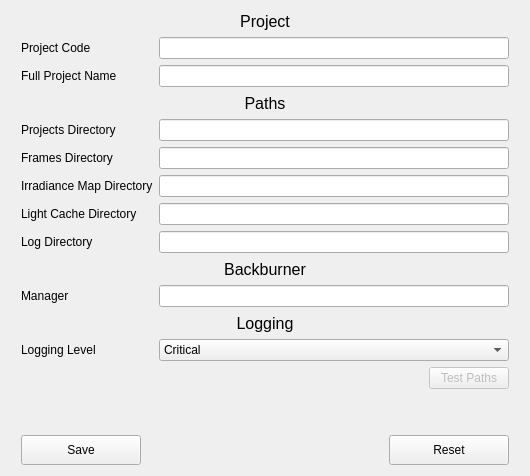
  <widget class="QWidget" name="config_tbdg">
   <attribute name="title">
    <string>Configuration</string>
   </attribute>
   <layout class="QVBoxLayout" name="verticalLayout_2">
    <item>
     <layout class="QVBoxLayout" name="verticalLayout">
      <property name="sizeConstraint">
       <enum>QLayout::SetDefaultConstraint</enum>
      </property>
      <property name="leftMargin">
       <number>10</number>
      </property>
      <property name="topMargin">
       <number>0</number>
      </property>
      <property name="rightMargin">
       <number>10</number>
      </property>
      <property name="bottomMargin">
       <number>0</number>
      </property>
      <item>
       <layout class="QFormLayout" name="formLayout_paths">
        <item row="1" column="0">
         <widget class="QLabel" name="label_project_projectCode">
          <property name="minimumSize">
           <size>
            <width>100</width>
            <height>0</height>
           </size>
          </property>
          <property name="text">
           <string>Project Code</string>
          </property>
          <property name="buddy">
           <cstring>config_project_projectCode_le</cstring>
          </property>
         </widget>
        </item>
        <item row="1" column="1">
         <widget class="QLineEdit" name="config_project_projectCode_le">
          <property name="sizePolicy">
           <sizepolicy hsizetype="Expanding" vsizetype="Fixed">
            <horstretch>0</horstretch>
            <verstretch>0</verstretch>
           </sizepolicy>
          </property>
          <property name="minimumSize">
           <size>
            <width>350</width>
            <height>0</height>
           </size>
          </property>
         </widget>
        </item>
        <item row="2" column="1">
         <widget class="QLineEdit" name="config_project_fullName_le">
          <property name="minimumSize">
           <size>
            <width>350</width>
            <height>0</height>
           </size>
          </property>
         </widget>
        </item>
        <item row="4" column="0">
         <widget class="QLabel" name="label_paths_projectsDirectory">
          <property name="minimumSize">
           <size>
            <width>100</width>
            <height>0</height>
           </size>
          </property>
          <property name="text">
           <string>Projects Directory</string>
          </property>
          <property name="buddy">
           <cstring>config_paths_projectsDirectory_le</cstring>
          </property>
         </widget>
        </item>
        <item row="4" column="1">
         <widget class="QLineEdit" name="config_paths_projectsDirectory_le">
          <property name="minimumSize">
           <size>
            <width>350</width>
            <height>0</height>
           </size>
          </property>
         </widget>
        </item>
        <item row="5" column="0">
         <widget class="QLabel" name="label_paths_framesDirectory">
          <property name="sizePolicy">
           <sizepolicy hsizetype="Expanding" vsizetype="Preferred">
            <horstretch>0</horstretch>
            <verstretch>0</verstretch>
           </sizepolicy>
          </property>
          <property name="minimumSize">
           <size>
            <width>100</width>
            <height>0</height>
           </size>
          </property>
          <property name="text">
           <string>Frames Directory</string>
          </property>
          <property name="buddy">
           <cstring>config_paths_framesDirectory_le</cstring>
          </property>
         </widget>
        </item>
        <item row="5" column="1">
         <widget class="QLineEdit" name="config_paths_framesDirectory_le">
          <property name="minimumSize">
           <size>
            <width>350</width>
            <height>0</height>
           </size>
          </property>
         </widget>
        </item>
        <item row="6" column="0">
         <widget class="QLabel" name="label_paths_irradianceMapDirectory">
          <property name="minimumSize">
           <size>
            <width>100</width>
            <height>0</height>
           </size>
          </property>
          <property name="text">
           <string>Irradiance Map Directory</string>
          </property>
          <property name="buddy">
           <cstring>config_paths_irradianceMapDirectory_le</cstring>
          </property>
         </widget>
        </item>
        <item row="6" column="1">
         <widget class="QLineEdit" name="config_paths_irradianceMapDirectory_le">
          <property name="minimumSize">
           <size>
            <width>350</width>
            <height>0</height>
           </size>
          </property>
         </widget>
        </item>
        <item row="7" column="0">
         <widget class="QLabel" name="label_paths_lightCacheDirectory">
          <property name="minimumSize">
           <size>
            <width>100</width>
            <height>0</height>
           </size>
          </property>
          <property name="text">
           <string>Light Cache Directory</string>
          </property>
          <property name="buddy">
           <cstring>config_paths_lightCacheDirectory_le</cstring>
          </property>
         </widget>
        </item>
        <item row="7" column="1">
         <widget class="QLineEdit" name="config_paths_lightCacheDirectory_le">
          <property name="minimumSize">
           <size>
            <width>350</width>
            <height>0</height>
           </size>
          </property>
         </widget>
        </item>
        <item row="8" column="0">
         <widget class="QLabel" name="label_paths_logDirectory">
          <property name="minimumSize">
           <size>
            <width>100</width>
            <height>0</height>
           </size>
          </property>
          <property name="text">
           <string>Log Directory</string>
          </property>
          <property name="buddy">
           <cstring>config_paths_logDirectory_le</cstring>
          </property>
         </widget>
        </item>
        <item row="8" column="1">
         <widget class="QLineEdit" name="config_paths_logDirectory_le">
          <property name="minimumSize">
           <size>
            <width>350</width>
            <height>0</height>
           </size>
          </property>
          <property name="text">
           <string/>
          </property>
         </widget>
        </item>
        <item row="2" column="0">
         <widget class="QLabel" name="label_project_fullName">
          <property name="sizePolicy">
           <sizepolicy hsizetype="Expanding" vsizetype="Preferred">
            <horstretch>0</horstretch>
            <verstretch>0</verstretch>
           </sizepolicy>
          </property>
          <property name="minimumSize">
           <size>
            <width>100</width>
            <height>0</height>
           </size>
          </property>
          <property name="text">
           <string>Full Project Name</string>
          </property>
          <property name="buddy">
           <cstring>config_project_fullName_le</cstring>
          </property>
         </widget>
        </item>
        <item row="10" column="1">
         <widget class="QLineEdit" name="config_backburner_manager_le">
          <property name="minimumSize">
           <size>
            <width>350</width>
            <height>0</height>
           </size>
          </property>
         </widget>
        </item>
        <item row="10" column="0">
         <widget class="QLabel" name="label_backburner_manager">
          <property name="minimumSize">
           <size>
            <width>100</width>
            <height>0</height>
           </size>
          </property>
          <property name="text">
           <string>Manager</string>
          </property>
          <property name="buddy">
           <cstring>config_backburner_manager_le</cstring>
          </property>
         </widget>
        </item>
        <item row="12" column="1">
         <widget class="QComboBox" name="config_logging_loggingLevel_cmbx">
          <property name="editable">
           <bool>false</bool>
          </property>
          <item>
           <property name="text">
            <string>Critical</string>
           </property>
          </item>
          <item>
           <property name="text">
            <string>Error</string>
           </property>
          </item>
          <item>
           <property name="text">
            <string>Warning</string>
           </property>
          </item>
          <item>
           <property name="text">
            <string>Info</string>
           </property>
          </item>
          <item>
           <property name="text">
            <string>Debug</string>
           </property>
          </item>
         </widget>
        </item>
        <item row="12" column="0">
         <widget class="QLabel" name="label_logging_loggingLevel">
          <property name="minimumSize">
           <size>
            <width>100</width>
            <height>0</height>
           </size>
          </property>
          <property name="text">
           <string>Logging Level</string>
          </property>
          <property name="buddy">
           <cstring>config_logging_loggingLevel_cmbx</cstring>
          </property>
         </widget>
        </item>
        <item row="0" column="0" colspan="2">
         <widget class="QLabel" name="label_project">
          <property name="minimumSize">
           <size>
            <width>0</width>
            <height>20</height>
           </size>
          </property>
          <property name="maximumSize">
           <size>
            <width>16777215</width>
            <height>200</height>
           </size>
          </property>
          <property name="font">
           <font>
            <pointsize>12</pointsize>
           </font>
          </property>
          <property name="text">
           <string>Project</string>
          </property>
          <property name="alignment">
           <set>Qt::AlignCenter</set>
          </property>
         </widget>
        </item>
        <item row="3" column="0" colspan="2">
         <widget class="QLabel" name="label_paths">
          <property name="minimumSize">
           <size>
            <width>0</width>
            <height>20</height>
           </size>
          </property>
          <property name="maximumSize">
           <size>
            <width>16777215</width>
            <height>200</height>
           </size>
          </property>
          <property name="font">
           <font>
            <pointsize>12</pointsize>
           </font>
          </property>
          <property name="text">
           <string>Paths</string>
          </property>
          <property name="alignment">
           <set>Qt::AlignCenter</set>
          </property>
         </widget>
        </item>
        <item row="9" column="0" colspan="2">
         <widget class="QLabel" name="label_backburner">
          <property name="minimumSize">
           <size>
            <width>0</width>
            <height>20</height>
           </size>
          </property>
          <property name="maximumSize">
           <size>
            <width>16777215</width>
            <height>200</height>
           </size>
          </property>
          <property name="font">
           <font>
            <pointsize>12</pointsize>
           </font>
          </property>
          <property name="text">
           <string>Backburner</string>
          </property>
          <property name="alignment">
           <set>Qt::AlignCenter</set>
          </property>
         </widget>
        </item>
        <item row="11" column="0" colspan="2">
         <widget class="QLabel" name="label_logging">
          <property name="minimumSize">
           <size>
            <width>0</width>
            <height>20</height>
           </size>
          </property>
          <property name="maximumSize">
           <size>
            <width>16777215</width>
            <height>200</height>
           </size>
          </property>
          <property name="font">
           <font>
            <pointsize>12</pointsize>
           </font>
          </property>
          <property name="text">
           <string>Logging</string>
          </property>
          <property name="alignment">
           <set>Qt::AlignCenter</set>
          </property>
         </widget>
        </item>
       </layout>
      </item>
      <item>
       <layout class="QHBoxLayout" name="horizontalLayout_6">
        <item>
         <spacer name="horizontalSpacer_4">
          <property name="orientation">
           <enum>Qt::Horizontal</enum>
          </property>
          <property name="sizeHint" stdset="0">
           <size>
            <width>40</width>
            <height>20</height>
           </size>
          </property>
         </spacer>
        </item>
        <item>
         <widget class="QPushButton" name="config_test_btn">
          <property name="enabled">
           <bool>false</bool>
          </property>
          <property name="text">
           <string>Test Paths</string>
          </property>
          <property name="checkable">
           <bool>false</bool>
          </property>
         </widget>
        </item>
       </layout>
      </item>
      <item>
       <spacer name="verticalSpacer">
        <property name="orientation">
         <enum>Qt::Vertical</enum>
        </property>
        <property name="sizeHint" stdset="0">
         <size>
          <width>20</width>
          <height>40</height>
         </size>
        </property>
       </spacer>
      </item>
      <item>
       <layout class="QHBoxLayout" name="horizontalLayout_config_controlButtons">
        <item>
         <widget class="QPushButton" name="config_save_btn">
          <property name="minimumSize">
           <size>
            <width>120</width>
            <height>30</height>
           </size>
          </property>
          <property name="text">
           <string>Save</string>
          </property>
         </widget>
        </item>
        <item>
         <spacer name="horizontal_spacer_config_controlButtons">
          <property name="orientation">
           <enum>Qt::Horizontal</enum>
          </property>
          <property name="sizeType">
           <enum>QSizePolicy::Expanding</enum>
          </property>
          <property name="sizeHint" stdset="0">
           <size>
            <width>10</width>
            <height>20</height>
           </size>
          </property>
         </spacer>
        </item>
        <item>
         <widget class="QPushButton" name="config_reset_btn">
          <property name="minimumSize">
           <size>
            <width>120</width>
            <height>30</height>
           </size>
          </property>
          <property name="text">
           <string>Reset</string>
          </property>
         </widget>
        </item>
       </layout>
      </item>
     </layout>
    </item>
   </layout>
  </widget>
